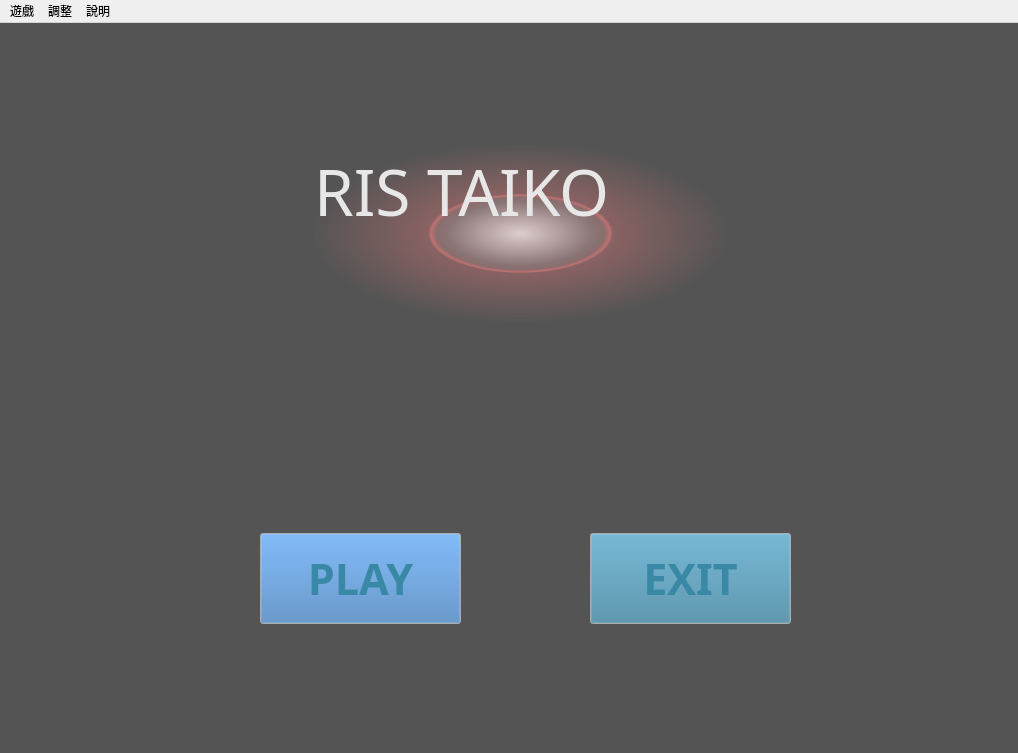
<?xml version="1.0" encoding="UTF-8"?>
<ui version="4.0">
 <class>MainWindow</class>
 <widget class="QMainWindow" name="MainWindow">
  <property name="geometry">
   <rect>
    <x>0</x>
    <y>0</y>
    <width>1018</width>
    <height>753</height>
   </rect>
  </property>
  <property name="minimumSize">
   <size>
    <width>1018</width>
    <height>753</height>
   </size>
  </property>
  <property name="maximumSize">
   <size>
    <width>1018</width>
    <height>753</height>
   </size>
  </property>
  <property name="windowTitle">
   <string>RIS的太鼓達人ヽ(´∀`*)ﾉ</string>
  </property>
  <widget class="QWidget" name="centralWidget">
   <widget class="QLabel" name="label_bgstart">
    <property name="geometry">
     <rect>
      <x>0</x>
      <y>-10</y>
      <width>1021</width>
      <height>741</height>
     </rect>
    </property>
    <property name="styleSheet">
     <string notr="true">background-color: rgb(84, 84, 84);</string>
    </property>
    <property name="text">
     <string/>
    </property>
    <property name="pixmap">
     <pixmap>images/giphy2.gif</pixmap>
    </property>
    <property name="alignment">
     <set>Qt::AlignCenter</set>
    </property>
   </widget>
   <widget class="QPushButton" name="pushbutton_play">
    <property name="geometry">
     <rect>
      <x>260</x>
      <y>510</y>
      <width>201</width>
      <height>91</height>
     </rect>
    </property>
    <property name="palette">
     <palette>
      <active>
       <colorrole role="WindowText">
        <brush brushstyle="SolidPattern">
         <color alpha="255">
          <red>57</red>
          <green>137</green>
          <blue>166</blue>
         </color>
        </brush>
       </colorrole>
       <colorrole role="Button">
        <brush brushstyle="SolidPattern">
         <color alpha="255">
          <red>69</red>
          <green>127</green>
          <blue>189</blue>
         </color>
        </brush>
       </colorrole>
       <colorrole role="Text">
        <brush brushstyle="SolidPattern">
         <color alpha="255">
          <red>57</red>
          <green>137</green>
          <blue>166</blue>
         </color>
        </brush>
       </colorrole>
       <colorrole role="ButtonText">
        <brush brushstyle="SolidPattern">
         <color alpha="255">
          <red>57</red>
          <green>137</green>
          <blue>166</blue>
         </color>
        </brush>
       </colorrole>
      </active>
      <inactive>
       <colorrole role="WindowText">
        <brush brushstyle="SolidPattern">
         <color alpha="255">
          <red>57</red>
          <green>137</green>
          <blue>166</blue>
         </color>
        </brush>
       </colorrole>
       <colorrole role="Button">
        <brush brushstyle="SolidPattern">
         <color alpha="255">
          <red>69</red>
          <green>127</green>
          <blue>189</blue>
         </color>
        </brush>
       </colorrole>
       <colorrole role="Text">
        <brush brushstyle="SolidPattern">
         <color alpha="255">
          <red>57</red>
          <green>137</green>
          <blue>166</blue>
         </color>
        </brush>
       </colorrole>
       <colorrole role="ButtonText">
        <brush brushstyle="SolidPattern">
         <color alpha="255">
          <red>57</red>
          <green>137</green>
          <blue>166</blue>
         </color>
        </brush>
       </colorrole>
      </inactive>
      <disabled>
       <colorrole role="WindowText">
        <brush brushstyle="SolidPattern">
         <color alpha="255">
          <red>57</red>
          <green>137</green>
          <blue>166</blue>
         </color>
        </brush>
       </colorrole>
       <colorrole role="Button">
        <brush brushstyle="SolidPattern">
         <color alpha="255">
          <red>69</red>
          <green>127</green>
          <blue>189</blue>
         </color>
        </brush>
       </colorrole>
       <colorrole role="Text">
        <brush brushstyle="SolidPattern">
         <color alpha="255">
          <red>57</red>
          <green>137</green>
          <blue>166</blue>
         </color>
        </brush>
       </colorrole>
       <colorrole role="ButtonText">
        <brush brushstyle="SolidPattern">
         <color alpha="255">
          <red>57</red>
          <green>137</green>
          <blue>166</blue>
         </color>
        </brush>
       </colorrole>
      </disabled>
     </palette>
    </property>
    <property name="font">
     <font>
      <family>Segoe UI Black</family>
      <pointsize>32</pointsize>
      <weight>75</weight>
      <bold>true</bold>
     </font>
    </property>
    <property name="styleSheet">
     <string notr="true">color: rgb(57, 137, 166);</string>
    </property>
    <property name="text">
     <string>PLAY</string>
    </property>
    <property name="autoRepeat">
     <bool>false</bool>
    </property>
   </widget>
   <widget class="QPushButton" name="pushbutton_exit">
    <property name="geometry">
     <rect>
      <x>590</x>
      <y>510</y>
      <width>201</width>
      <height>91</height>
     </rect>
    </property>
    <property name="palette">
     <palette>
      <active>
       <colorrole role="WindowText">
        <brush brushstyle="SolidPattern">
         <color alpha="255">
          <red>57</red>
          <green>137</green>
          <blue>166</blue>
         </color>
        </brush>
       </colorrole>
       <colorrole role="Button">
        <brush brushstyle="SolidPattern">
         <color alpha="255">
          <red>65</red>
          <green>132</green>
          <blue>161</blue>
         </color>
        </brush>
       </colorrole>
       <colorrole role="Text">
        <brush brushstyle="SolidPattern">
         <color alpha="255">
          <red>57</red>
          <green>137</green>
          <blue>166</blue>
         </color>
        </brush>
       </colorrole>
       <colorrole role="ButtonText">
        <brush brushstyle="SolidPattern">
         <color alpha="255">
          <red>57</red>
          <green>137</green>
          <blue>166</blue>
         </color>
        </brush>
       </colorrole>
      </active>
      <inactive>
       <colorrole role="WindowText">
        <brush brushstyle="SolidPattern">
         <color alpha="255">
          <red>57</red>
          <green>137</green>
          <blue>166</blue>
         </color>
        </brush>
       </colorrole>
       <colorrole role="Button">
        <brush brushstyle="SolidPattern">
         <color alpha="255">
          <red>65</red>
          <green>132</green>
          <blue>161</blue>
         </color>
        </brush>
       </colorrole>
       <colorrole role="Text">
        <brush brushstyle="SolidPattern">
         <color alpha="255">
          <red>57</red>
          <green>137</green>
          <blue>166</blue>
         </color>
        </brush>
       </colorrole>
       <colorrole role="ButtonText">
        <brush brushstyle="SolidPattern">
         <color alpha="255">
          <red>57</red>
          <green>137</green>
          <blue>166</blue>
         </color>
        </brush>
       </colorrole>
      </inactive>
      <disabled>
       <colorrole role="WindowText">
        <brush brushstyle="SolidPattern">
         <color alpha="255">
          <red>57</red>
          <green>137</green>
          <blue>166</blue>
         </color>
        </brush>
       </colorrole>
       <colorrole role="Button">
        <brush brushstyle="SolidPattern">
         <color alpha="255">
          <red>65</red>
          <green>132</green>
          <blue>161</blue>
         </color>
        </brush>
       </colorrole>
       <colorrole role="Text">
        <brush brushstyle="SolidPattern">
         <color alpha="255">
          <red>57</red>
          <green>137</green>
          <blue>166</blue>
         </color>
        </brush>
       </colorrole>
       <colorrole role="ButtonText">
        <brush brushstyle="SolidPattern">
         <color alpha="255">
          <red>57</red>
          <green>137</green>
          <blue>166</blue>
         </color>
        </brush>
       </colorrole>
      </disabled>
     </palette>
    </property>
    <property name="font">
     <font>
      <family>Segoe UI Black</family>
      <pointsize>32</pointsize>
      <weight>75</weight>
      <bold>true</bold>
     </font>
    </property>
    <property name="styleSheet">
     <string notr="true">color: rgb(57, 137, 166);</string>
    </property>
    <property name="text">
     <string>EXIT</string>
    </property>
   </widget>
   <widget class="QPlainTextEdit" name="plainTextEdit">
    <property name="geometry">
     <rect>
      <x>310</x>
      <y>120</y>
      <width>421</width>
      <height>181</height>
     </rect>
    </property>
    <property name="font">
     <font>
      <family>Segoe UI Black</family>
      <pointsize>48</pointsize>
      <weight>9</weight>
      <italic>false</italic>
      <bold>false</bold>
     </font>
    </property>
    <property name="autoFillBackground">
     <bool>false</bool>
    </property>
    <property name="styleSheet">
     <string notr="true">background-color: qradialgradient(spread:pad, cx:0.5, cy:0.5, radius:0.5, fx:0.5, fy:0.5, stop:0 rgba(255, 235, 235, 206), stop:0.35 rgba(255, 188, 188, 80), stop:0.4 rgba(255, 162, 162, 80), stop:0.425 rgba(255, 132, 132, 156), stop:0.44 rgba(252, 128, 128, 80), stop:1 rgba(255, 255, 255, 0));
color: rgb(231, 231, 231);
font: 75 48pt &quot;Segoe UI Black&quot;;</string>
    </property>
    <property name="frameShape">
     <enum>QFrame::NoFrame</enum>
    </property>
    <property name="frameShadow">
     <enum>QFrame::Raised</enum>
    </property>
    <property name="lineWidth">
     <number>0</number>
    </property>
    <property name="verticalScrollBarPolicy">
     <enum>Qt::ScrollBarAlwaysOff</enum>
    </property>
    <property name="horizontalScrollBarPolicy">
     <enum>Qt::ScrollBarAlwaysOff</enum>
    </property>
    <property name="undoRedoEnabled">
     <bool>false</bool>
    </property>
    <property name="readOnly">
     <bool>true</bool>
    </property>
    <property name="plainText">
     <string>RIS TAIKO</string>
    </property>
    <property name="textInteractionFlags">
     <set>Qt::NoTextInteraction</set>
    </property>
    <property name="backgroundVisible">
     <bool>false</bool>
    </property>
    <property name="centerOnScroll">
     <bool>false</bool>
    </property>
   </widget>
  </widget>
  <widget class="QMenuBar" name="menuBar">
   <property name="geometry">
    <rect>
     <x>0</x>
     <y>0</y>
     <width>1018</width>
     <height>25</height>
    </rect>
   </property>
   <widget class="QMenu" name="menu">
    <property name="title">
     <string>遊戲</string>
    </property>
    <addaction name="action_quit"/>
   </widget>
   <widget class="QMenu" name="menu_2">
    <property name="title">
     <string>調整</string>
    </property>
   </widget>
   <widget class="QMenu" name="menu_3">
    <property name="title">
     <string>說明</string>
    </property>
    <addaction name="action_howto"/>
    <addaction name="action_aboutris"/>
    <addaction name="action_aboutgame"/>
   </widget>
   <addaction name="menu"/>
   <addaction name="menu_2"/>
   <addaction name="menu_3"/>
  </widget>
  <action name="action">
   <property name="text">
    <string>暫停</string>
   </property>
  </action>
  <action name="action_2">
   <property name="text">
    <string>重新開始</string>
   </property>
  </action>
  <action name="action_quit">
   <property name="checkable">
    <bool>false</bool>
   </property>
   <property name="enabled">
    <bool>true</bool>
   </property>
   <property name="text">
    <string>我不玩了</string>
   </property>
  </action>
  <action name="action_howto">
   <property name="text">
    <string>要怎麼玩</string>
   </property>
  </action>
  <action name="action_aboutris">
   <property name="text">
    <string>關於作者萌RIS</string>
   </property>
  </action>
  <action name="action_aboutgame">
   <property name="text">
    <string>關於這ㄍ遊戲</string>
   </property>
  </action>
  <action name="action_6">
   <property name="text">
    <string>回到開始畫面</string>
   </property>
  </action>
 </widget>
 <layoutdefault spacing="6" margin="11"/>
 <resources/>
 <connections/>
</ui>
